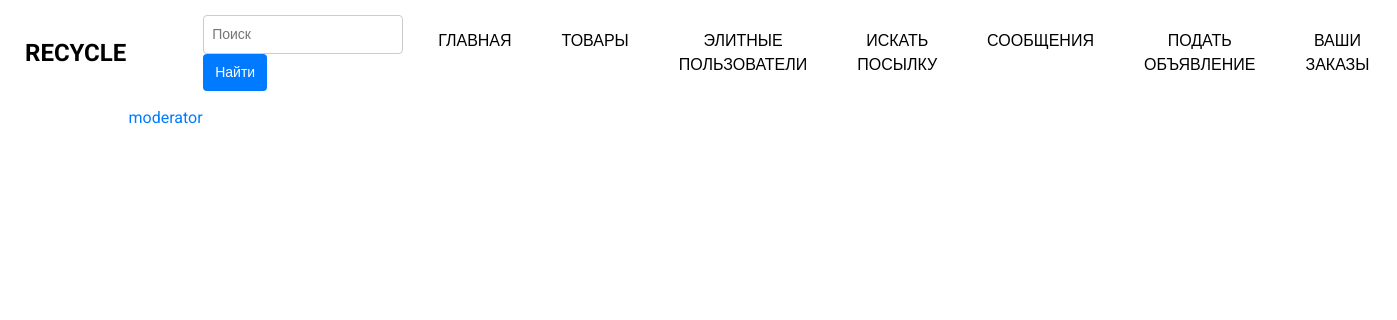
The page /seller-messages/Sony-VAIO-Tap-11-planshet-i-noutbuk-2v1/ (signed in) on the database as committed earlier.
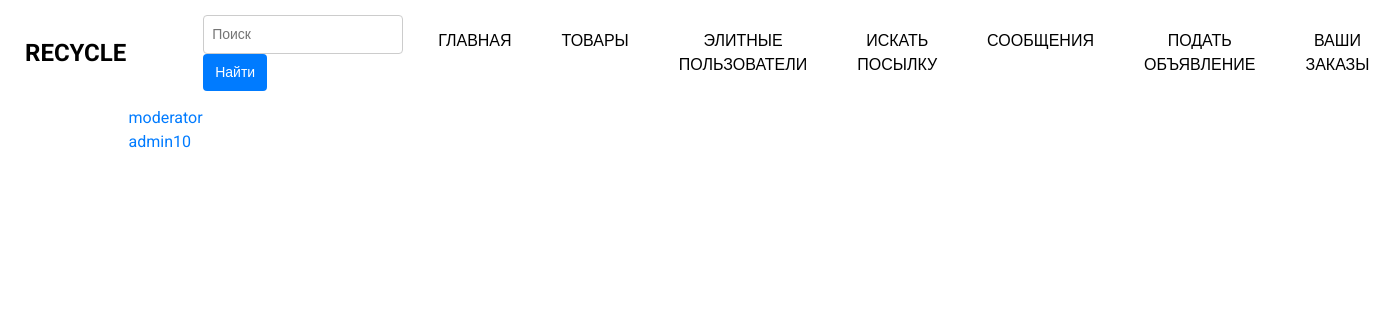
The same page on the database as committed later.
### bboard/models.py (models this page shows, shortened)
class Chat(models.Model):
    sender = models.ForeignKey(User, related_name='sent_chats', on_delete=models.CASCADE, null=True, verbose_name='Отправитель')
    receiver = models.ForeignKey(User, related_name='received_chats', on_delete=models.CASCADE, null=True, verbose_name='Получатель')
    product = models.ForeignKey(Product, on_delete=models.CASCADE, verbose_name='Товар')
    created_at = models.DateTimeField(auto_now_add=True, verbose_name='Дата создания')
    last_message = models.ForeignKey('Message', null=True, blank=True, on_delete=models.SET_NULL,
                                     related_name='chat_messages', verbose_name='Последнее сообщение')
    class Meta:
        verbose_name = "Чат"
        verbose_name_plural = "Чаты"

### accounts/models.py (models this page shows, shortened)
class User(AbstractUser):
    phone_number = models.CharField(max_length=20, verbose_name="Номер телефона")
    city = models.CharField(max_length=100, choices=CITY_CHOICES, verbose_name="Населенный пункт")
    average_rating = models.DecimalField(max_digits=3, decimal_places=2, default=0.0, verbose_name="Средний рейтинг")
    total_ratings = models.PositiveIntegerField(default=0, verbose_name="Количество оценок")

### bboard/views.py (the view)
# urls.py: path("seller-messages/<slug:slug>/", views.seller_messages, name="seller_messages"),
@login_required
def seller_messages(request, slug):
    product = get_object_or_404(Product, slug=slug)
    chats = services.get_seller_chats(request.user, product)
    return render(request, "products/seller_messages.html", {"chats": chats, "product": product})

### bboard/services.py (called while the page is built)
def get_seller_chats(user, product):
    return Chat.objects.filter(receiver=user, product=product).select_related('sender', 'product')

### templates/products/seller_messages.html (shortened to what this page needs)
{% extends 'products/new/base.html' %}
{% block content %}
    <div class="container">
        <div class="chat-list">
            {% for chat in chats %}
                <div class="chat-item">
                    <a href="{% url 'chat' chat.id %}" class="chat-link">
                        <div class="username">
                            {{ chat.sender.username }}
                        </div>
                    </a>
                </div>
            {% endfor %}
        </div>
    </div>
{% endblock %}

Rows that differ between the two databases and show on the page:
added Chat: sender.username "admin10"
